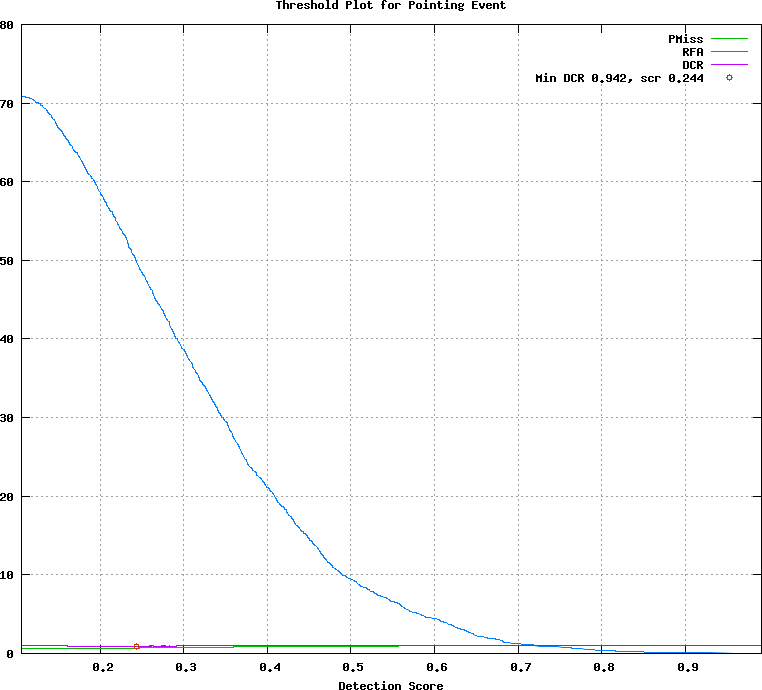

Recreate this plot in gnuplot.
## GNUPLOT command file
set terminal postscript color
set style data lines
set title 'Threshold Plot for Pointing Event'
set xlabel 'Detection Score'
set grid
set size ratio 0.85
plot [0.106000:0.991000]  \
  'test.det.Pointing_Event.dat.1' using 1:4 title 'PMiss' with lines lt 2, \
  'test.det.Pointing_Event.dat.1' using 1:5 title 'RFA' with lines lt 3, \
  'test.det.Pointing_Event.dat.1' using 1:6 title 'DCR' with lines lt 4, \
  'test.det.Pointing_Event.dat.2' using 1:2 title 'Min DCR 0.942, scr 0.244' with points lt 6
